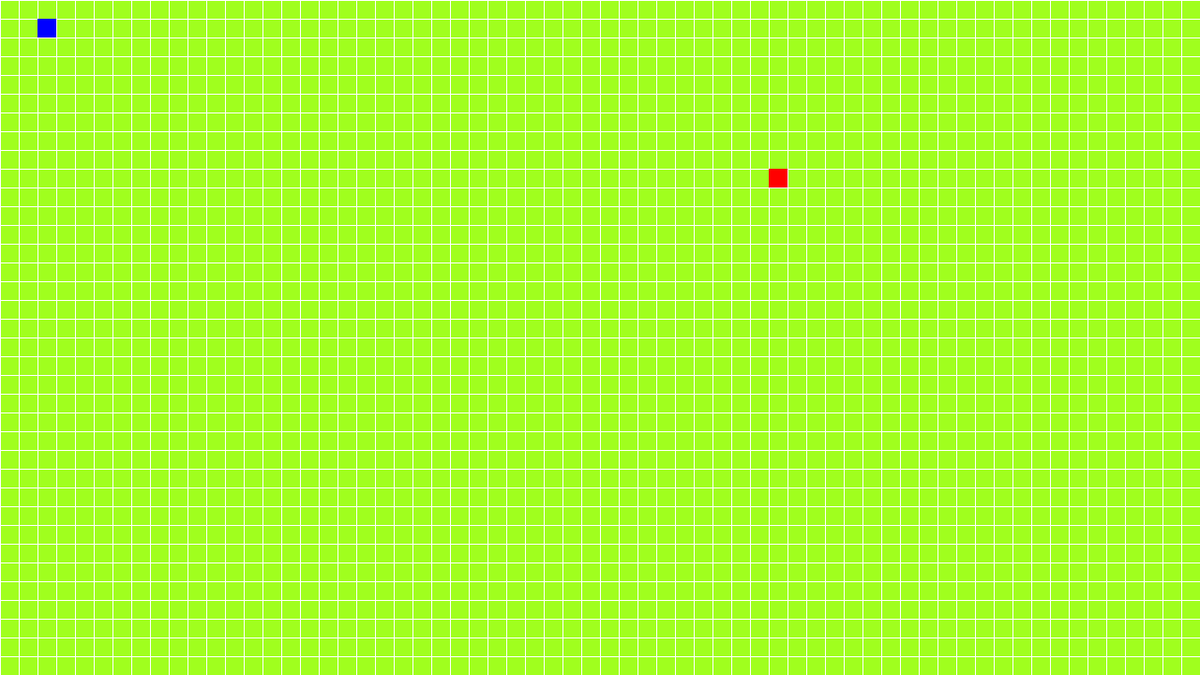
Frame 1 (no input)
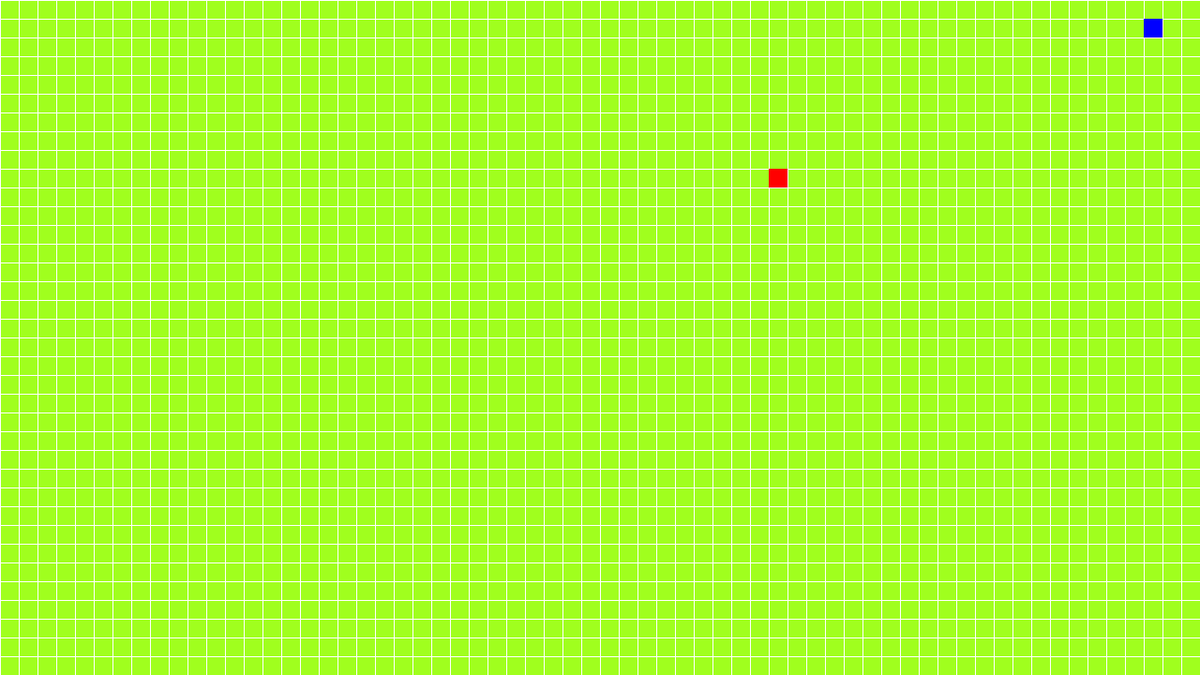
Frame 60 (the mouse pressed at the canvas centre just before this capture)
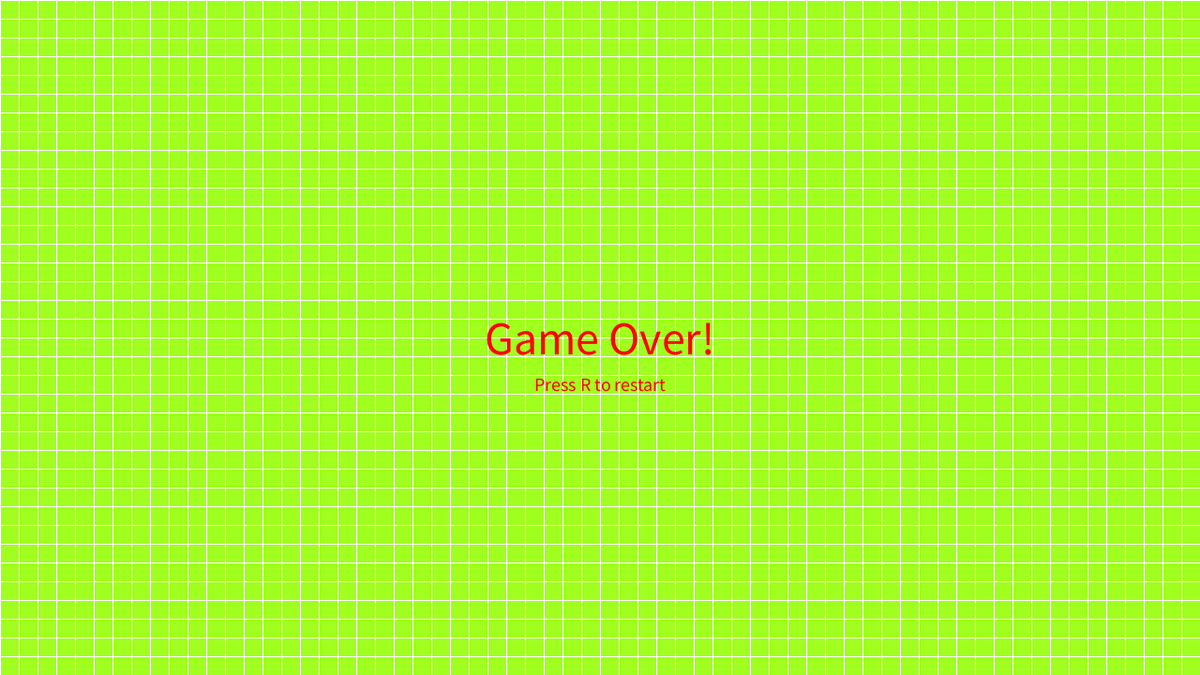
Frame 120 (the mouse held since frame 60 and released just before this capture)

The Processing sketch that drew these frames (run headless with seeded random() and noise(); from frame 60 on, the mouse is pressed at the canvas centre):

// Processing sketch: sketch_250115d
// ── sketch_250115d.pde
ArrayList<PVector> snake; // stukje slang worden als positie ogesglagen
PVector food;     // eten plek spawn
int gridSize = 20;        // grote van vierkanten
int xDir = 1, yDir = 0; // snake positie
boolean gameOver = false;

void setup() {
  size(1280, 720);
  frameRate(15); // game speed als framerate


  snake = new ArrayList<PVector>();
  snake.add(new PVector(gridSize, gridSize));

  // eten spawn
  spawnFood();
}

void draw() {
  background(160, 255, 30);

  // Grid grootte
  drawGrid();

  if (!gameOver) {
    // Snake verplaatsing
    updateSnake();

    // collision gebeurt
    checkCollisions();

    // draw snake en eten
    drawSnake();
    drawFood();
  } else {
    // einde game menu
    textAlign(CENTER, CENTER);
    textSize(50);
    fill(255, 0, 0);
    text("Game Over!", width / 2, height / 2);
    textSize(20);
    text("Press R to restart", width / 2, height / 2 + 50);
  }
}

void drawGrid() {
  stroke(255);
  strokeWeight(1);
  for (int i = 0; i < width; i += gridSize) { //voor verticale lijnen, width is de reso
    for (int j = 0; j < height; j += gridSize) { // voor horizontale lijnenn, height is de reso ook
      noFill();
      rect(i, j, gridSize, gridSize);
    }
  }
}

void updateSnake() {
  // voorkant positie
  PVector head = snake.get(0).copy();
  head.x += xDir * gridSize;
  head.y += yDir * gridSize;

  // nieuwe voorkant
  snake.add(0, head);

  // Check eten 
  if (head.equals(food)) {
    spawnFood(); // nieuwe eten
  } else {
    snake.remove(snake.size() - 1); // verwijder staart als geene eten
  }
}

void checkCollisions() {
  PVector head = snake.get(0); // de collision point

  // muren gameOver
  if (head.x < 0 || head.y < 0 || head.x >= width || head.y >= height) {
    gameOver = true;
  }
}

void drawSnake() {
  fill(0, 0, 255);
  noStroke(); //binnen
  for (PVector part : snake) { //part is positie
    rect(part.x, part.y, gridSize, gridSize);
  }
}

void drawFood() {
  fill(255, 0, 0);
  noStroke(); //binnen
  rect(food.x, food.y, gridSize, gridSize); // zelfde als drawSnake
}

void spawnFood() {
  int cols = width / gridSize; // berekent naar rechts
  int rows = height / gridSize; // berekent naar onder
  food = new PVector(floor(random(cols)) * gridSize, floor(random(rows)) * gridSize); // random is van cols/rows, grid geeft precies locatie van eten
}

void keyPressed() {
  // controlss
  if (key == 'w' || keyCode == UP && yDir == 0) { // ==0 beweegt niet gelijk, pas volgende frame maar , telt voor ydir en xdir
    xDir = 0;
    yDir = -1;
  } else if (key == 's' || keyCode == DOWN && yDir == 0) {
    xDir = 0;
    yDir = 1;
  } else if (key == 'a' || keyCode == LEFT && xDir == 0) {
    xDir = -1;
    yDir = 0;
  } else if (key == 'd' || keyCode == RIGHT && xDir == 0) {
    xDir = 1;
    yDir = 0;
  }

  // Restart game
  if (key == 'r' || key == 'R') {
    restartGame();
  }
}

void restartGame() {
  snake.clear(); //weg met de slang
  snake.add(new PVector(gridSize, gridSize)); //snake opnieuw bij start
  spawnFood(); //eten spawned ook
  xDir = 1; //eerst naar rechts
  yDir = 0; // y verplaatst niet
  gameOver = false; // game gaat door
}
